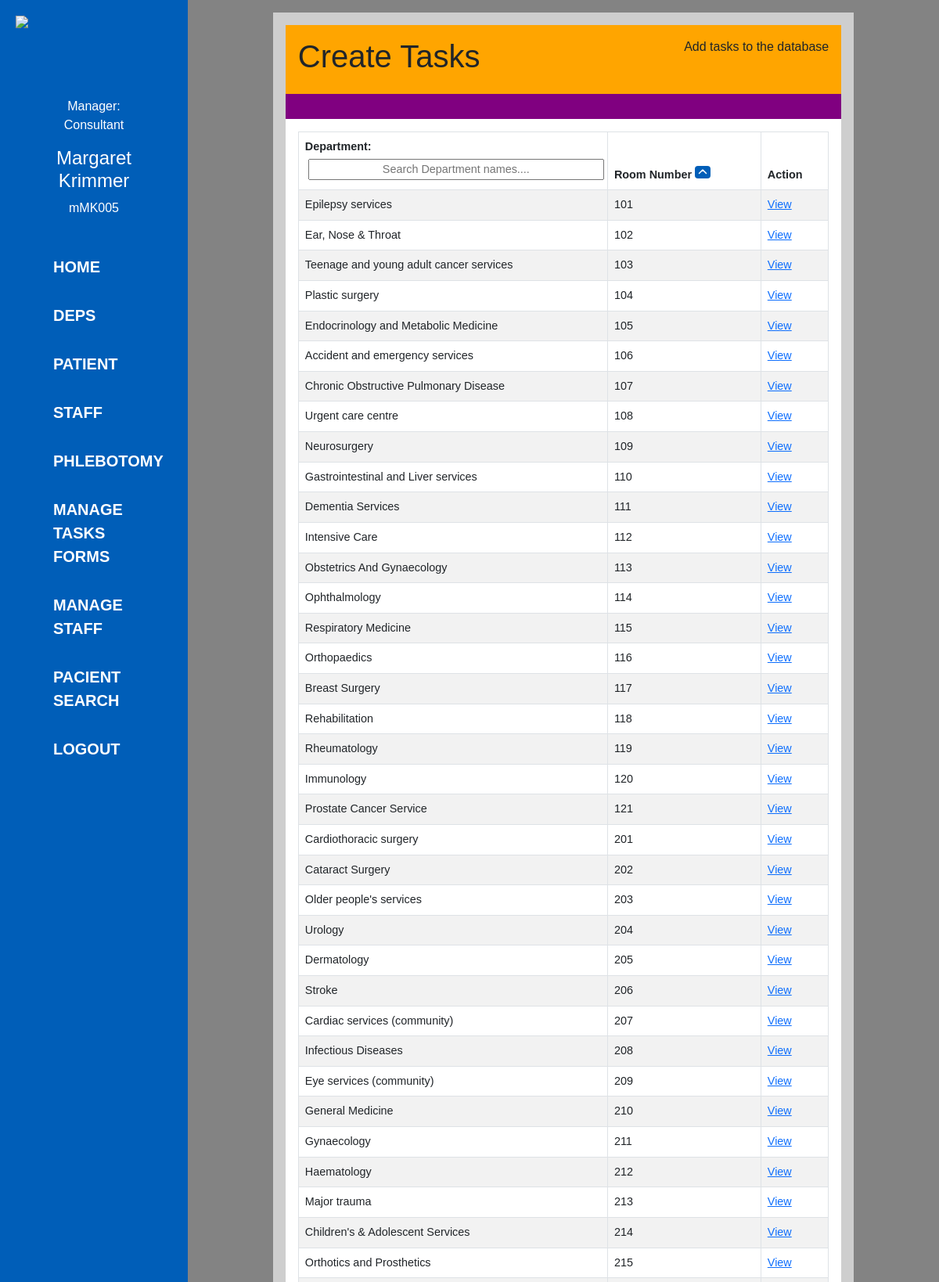
The page /managePages/departments.php (signed in, upper part) on the database its author committed.
### tables this page shows
CREATE TABLE department (
    dep_name character(64) NOT NULL CONSTRAINT department_pk PRIMARY KEY,
    location character(64) NOT NULL
);

### sql.php (called while the page is built, shortened)
<?php
function getTable($tableName, $columName, $value){
    $db = new SQLite3('../hospital2.db');
    if(isset($columName) && isset($value)){
    $stmt = $db->prepare('SELECT * FROM '.$tableName.' WHERE '.$columName.' = :value');
    $stmt->bindParam(':value', $value, SQLITE3_TEXT);
    }
    else{
    $stmt = $db->prepare('SELECT * FROM '.$tableName);
    }
    $result = $stmt->execute();
    $rows_array = [];
    while ($row = $result->fetchArray(SQLITE3_ASSOC)) {
        $rows_array[] = $row;
    }
    return $rows_array;
}
?>

### managePages/departments.php (the view, shortened to what this page needs)
<?php
require '../navbar.php';
$tableData = getTable('department', null, null);
?>
<div class="mainpage">
    <div class="content">
        <div class="cHeaderTitle">
            <h1>Create Tasks</h1>
            <span>Add tasks to the database</span>
        </div>
        <div class="cHeaderImg">
        </div>
        <div class="cBody">
            <table id="myTable" class='table table-striped table-bordered table-hover table-responsive'>
                <thead>
                    <tr>
                        <th scope='col'>Department:<br>
                            <input type="text" class="search" id="dep" onkeyup="search('dep', 0);" placeholder="Search Department names....">
                        </th>
                        <th scope="col">Room Number
                            <button id="filter" class="up" onclick="filter();"></button>
                        </th>
                        <th scope='col'>Action</th>
                    </tr>
                </thead>
                <?php
                echo "<tbody>";
                foreach ($tableData as $row) {
                    echo "<tr>";
                    echo "<td>" . $row['dep_name'] . "</td>";
                    echo "<td>" . $row['location'] . "</td>";
                    echo "<td>" . "<a href='../editPages/department.php?dep=" . $row['dep_name'] . "'>View</a> </tb>";
                    echo "</tr>";
                }
                ?>
                </tbody>
            </table>
        </div>
    </div>
</div>
<?php require '../footer.php' ?>

### index.php (shortened to what this page needs)
<!doctype html>
<html lang="en">
<head>
  <link href="https://cdn.jsdelivr.net/npm/bootstrap@5.3.0-alpha1/dist/css/bootstrap.min.css" rel="stylesheet">
  <link rel="stylesheet" href="\hms\CSS\style.css">
  <link rel="stylesheet" href="\hms\CSS\form.css">
  <link rel="stylesheet" href="\hms\CSS\table.css">
  <link rel="stylesheet" href="\hms\CSS\createTask.css">
</head>
<body>

### navbar.php (shortened to what this page needs)
<?php
require 'index.php';
require 'sql.php';
?>
<div class="container">
  <div class="null-sidebar"></div>
  <div class="sidebar">
    <img class="logo" src="https://www.bdct.nhs.uk/wp-content/uploads/2019/08/NHS-logo.png">
    <div class="item">
      <div>
        <p><?php echo ucfirst($_SESSION['role']) . ": " . $_SESSION['profession'] ?></p>
        <h4>
          <?php
          echo ($_SESSION['fname'] . " " . $_SESSION['lname'])
          ?>
        </h4>
        <p><?php echo $_SESSION['staff_id'] ?></p>
      </div>
      <a class="button" href="../managePages/home.php">HOME</a>
      <a class="button" href="../managePages/departments.php">DEPS</a>
      <a class="button" href="../managePages/patients.php">PATIENT</a>
      <a class="button" href="../managePages/staff.php">STAFF</a>
      <a class="button" href="#"><?php echo strtoupper($_SESSION['dep_name']) ?></a>
      <a class="button" href="../managePages/taskForms.php">MANAGE TASKS FORMS</a>
      <?php if ($_SESSION['role'] == 'clinician') : ?>
      <?php elseif (($_SESSION['role'] == 'manager')) : ?>
        <a class="button" href="#">MANAGE STAFF</a>
      <?php else : ?>
      <?php endif; ?>
      <a class="button" href="#">PACIENT SEARCH</a>
      <a class="button" href="../verification/login.php">LOGOUT</a>
    </div>
  </div>

### footer.php (shortened to what this page needs)
</div>
</body>

### css/style.css (style rules this page uses)
html,body { margin: 0; padding: 0; height: 100%; font-family: sans-serif; }
div { box-sizing: border-box; }
.container { height: auto; position: relative; display: flex; max-width: 100%; padding: 0; }
.sidebar { width: 20%; background: #005eb8; position: fixed; height: 100%; }
.null-sidebar { width: 20%; }
.button { color: white; font-size: 20px; font-weight: bold; text-decoration: none; text-align: start; }
.logo { height: 70px; margin: 20px; }
.item { color: white; padding: 20px; display: flex; margin: 20%; flex-direction: column; gap: 2rem; justify-content: center; text-align: center; }
.mainpage { height: max-content; width: 100%; flex: 1; background: rgb(131, 131, 131); display: flex; justify-content: center; align-items: center; padding: 1rem; width: 90%; flex-direction: column; }
.content { background: rgb(206, 206, 206); padding: 1rem; width: 80%; height: auto; display: flex; flex-direction: column; gap: 0; }
.cHeaderTitle { height: 100%; padding: 1rem; display: flex; justify-content: space-between; background: orange; }
.cHeaderImg { padding: 1rem; background: purple; display: flex; justify-content: center; align-items: center; height: 100%; }
.cBody { background: white; padding: 1rem; flex: 1; height: auto; }

### css/form.css (style rules this page uses)
button { background: rgb(255, 255, 255); opacity: 1; width: 70px; border-width: 1px; height: 30px; color: rgb(0, 0, 0); border-radius: 4px; padding: 0px 10px 0px 10px; }

### css/table.css (style rules this page uses)
table { border-collapse: collapse; width: 100%; border: 1px solid #ddd; font-size: 0.9em; font-family: sans-serif; min-width: 400px; }
thead tr { background-color: #005eb8; color: #ffffff; }
th, td { padding: 12px 15px; }
.search { text-align: center; margin: 4px; width: 100%; }
.up { background-repeat: no-repeat; background-position: center; background-size: 16px 12px; background-color: #005eb8; size: 16px 12px; width: 1rem; height: 1rem; border: none; outline: none; color: #005eb8; }

### rows shown on the page
department: dep_name "Epilepsy services", location "101"
department: dep_name "Ear, Nose & Throat", location "102"
department: dep_name "Teenage and young adult cancer services", location "103"
department: dep_name "Plastic surgery", location "104"
department: dep_name "Endocrinology and Metabolic Medicine", location "105"
department: dep_name "Accident and emergency services", location "106"
department: dep_name "Chronic Obstructive Pulmonary Disease", location "107"
department: dep_name "Urgent care centre", location "108"
department: dep_name "Neurosurgery", location "109"
department: dep_name "Gastrointestinal and Liver services", location "110"
department: dep_name "Dementia Services", location "111"
department: dep_name "Intensive Care", location "112"
department: dep_name "Obstetrics And Gynaecology", location "113"
department: dep_name "Ophthalmology", location "114"
department: dep_name "Respiratory Medicine", location "115"
department: dep_name "Orthopaedics", location "116"
department: dep_name "Breast Surgery", location "117"
department: dep_name "Rehabilitation", location "118"
department: dep_name "Rheumatology", location "119"
department: dep_name "Immunology", location "120"
department: dep_name "Prostate Cancer Service", location "121"
department: dep_name "Cardiothoracic surgery", location "201"
department: dep_name "Cataract Surgery", location "202"
department: dep_name "Older people's services", location "203"
department: dep_name "Urology", location "204"
department: dep_name "Dermatology", location "205"
department: dep_name "Stroke", location "206"
department: dep_name "Cardiac services (community)", location "207"
department: dep_name "Infectious Diseases", location "208"
department: dep_name "Eye services (community)", location "209"
department: dep_name "General Medicine", location "210"
department: dep_name "Gynaecology", location "211"
department: dep_name "Haematology", location "212"
department: dep_name "Major trauma", location "213"
department: dep_name "Children's & Adolescent Services", location "214"
department: dep_name "Orthotics and Prosthetics", location "215"

### other values the page prints
$_SESSION['role'] "Manager"
$_SESSION['profession'] "Consultant"
$_SESSION['fname'] "Margaret"
$_SESSION['lname'] "Krimmer"
$_SESSION['staff_id'] "mMK005"
$_SESSION['dep_name'] "PHLEBOTOMY"
